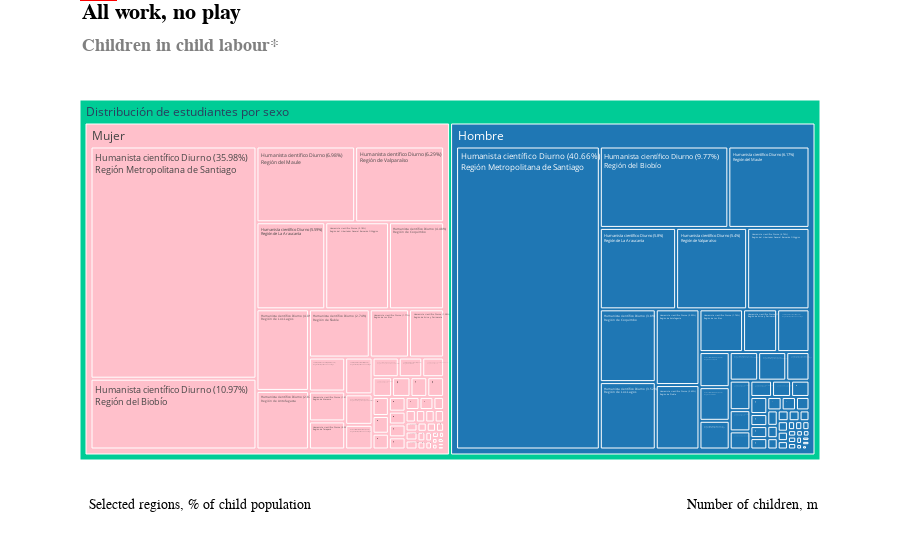

Notebook code cell kept with this figure:
### Code cell
import pandas as pd
import plotly.express as px
import plotly.graph_objects as go

# Cargar los datos
def cargar_datos(file: str) -> pd.DataFrame:
    return pd.read_csv(file)

# Ruta del archivo CSV
file_path = 'C:/Users/BS/Documents/PAES2025_Admissions_Analysis/data/processed/cleaned_admissions_data_2025.csv'
data = cargar_datos(file_path)

data['sexo'] = data['sexo'].map({1: 'Hombre', 2: 'Mujer'})

# Definir el mapa de las ramas educacionales
rama_educacional_mapping = {
    'H1': 'Humanista científico Diurno',
    'H2': 'Humanista científico Nocturno',
    'H3': 'Humanista científico - validación de estudios',
    'H4': 'Humanista científico - Reconocimiento de estudios',
    'T1': 'Técnico profesional comercial',
    'T2': 'Técnico profesional Industrial',
    'T3': 'Técnico profesional Servicios y técnica',
    'T4': 'Técnico profesional agrícola',
    'T5': 'Técnico profesional Marítima'
}
data['rama_educacional'] = data['rama_educacional'].map(rama_educacional_mapping)

# Definir el mapa de las regiones
region_mapping = {
    15: 'Región de Arica y Parinacota',
    1: 'Región de Tarapacá',
    2: 'Región de Antofagasta',
    3: 'Región de Atacama',
    4: 'Región de Coquimbo',
    5: 'Región de Valparaíso',
    13: 'Región Metropolitana de Santiago',
    6: 'Región del Libertador General Bernardo O\'Higgins',
    7: 'Región del Maule',
    16: 'Región de Ñuble',
    8: 'Región del Biobío',
    9: 'Región de La Araucanía',
    14: 'Región de Los Ríos',
    10: 'Región de Los Lagos',
    11: 'Región de Aysén del General Carlos Ibáñez del Campo',
    12: 'Región de Magallanes y de la Antártica Chilena'
}
data['codigo_region'] = data['codigo_region'].map(region_mapping)

# Calcular la distribución
def calcular_distribucion(data: pd.DataFrame) -> pd.DataFrame:
    distribution = data.groupby(['sexo', 'rama_educacional', 'codigo_region']).size().reset_index(name='count')
    total_by_sex = distribution.groupby('sexo')['count'].transform('sum')
    distribution['percentage'] = round((distribution['count'] / total_by_sex) * 100, 2)
    distribution['label_with_percentage'] = (distribution['rama_educacional'] + ' (' 
                                             + distribution['percentage'].astype(str) + '%)<br>' 
                                             + distribution['codigo_region'])
    distribution['general_label'] = 'Distribución de estudiantes por sexo'
    return distribution

distribution = calcular_distribucion(data)

# Crear el treemap
def crear_treemap(distribution: pd.DataFrame) -> None:
    color_map = {
        'Hombre': '#1f77b4',  # Azul para hombres
        'Mujer': 'pink'       # Rosa para mujeres
    }
    fig = px.treemap(distribution, 
                     path=['general_label', 'sexo', 'label_with_percentage'], 
                     values='percentage', 
                     color='sexo', 
                     color_discrete_map=color_map,
                     title='',  # El título se manejará en las anotaciones
                     labels={'percentage': 'Porcentaje'},
                     hover_data={'count': True})
    
    # Ajustar el margen para hacer espacio para el texto superior
    fig.update_layout(
        margin=dict(t=100, b=100),  # Margen superior e inferior
        annotations=[
            # Título principal
            dict(
                x=0, y=1.28,  # Subir el título más arriba
                text="<b>All work, no play</b>",  # Texto del título en negrita
                showarrow=False,
                font=dict(size=22, color="black", family="Econ Sans Cnd"),
                xref="paper", yref="paper",
                xanchor="left", yanchor="top"
            ),
            # Subtítulo
            dict(
                x=0, y=1.18,  # Bajar el subtítulo más abajo
                text="<b>Children in child labour*</b>",  # Texto del subtítulo en negrita
                showarrow=False,
                font=dict(size=18, color="gray", family="Econ Sans Cnd"),
                xref="paper", yref="paper",
                xanchor="left", yanchor="top"
            ),
            # Fuente y anotaciones inferiores
            dict(
                x=0.01, y=-0.15,
                text='Selected regions, % of child population',  # Anotación inferior izquierda
                showarrow=False,
                font=dict(size=14, color="black", family="Econ Sans Cnd"),
                xref="paper", yref="paper",
                xanchor="left", yanchor="bottom"
            ),
            dict(
                x=1, y=-0.15,
                text="Number of children, m",  # Anotación inferior derecha
                showarrow=False,
                font=dict(size=14, color="black", family="Econ Sans Cnd"),
                xref="paper", yref="paper",
                xanchor="right", yanchor="bottom"
            )
        ],
        shapes=[
            # Línea horizontal en la parte superior
            dict(
                type="line",
                x0=0, y0=1.3, x1=1, y1=1.3,  # Subir la línea más arriba
                line=dict(color="red", width=3),
                xref="paper", yref="paper"
            ),
            # Rectángulo en la parte superior izquierda
            dict(
                type="rect",
                x0=0, y0=1.275, x1=0.05, y1=1.3,  # Subir el rectángulo más arriba
                line=dict(color="red", width=0),
                fillcolor="red",
                xref="paper", yref="paper"
            )
        ]
    )
    
    fig.show()

# Crear el gráfico
crear_treemap(distribution)

### Figure 1 — Plotly figure (JSON) as saved in the notebook; plotly's stock layout.template omitted (floating-point values rounded to 4 significant figures; data arrays with more than 128 entries replaced by an {"elided": "..."} marker saying what was removed)
{"data": [{"branchvalues": "total", "customdata": {"elided": "114x2 mixed values"}, "domain": {"x": [0, 1], "y": [0, 1]}, "hovertemplate": "labels=%{label}<br>Porcentaje=%{value}<br>parent=%{parent}<br>id=%{id}<br>count=%{customdata[0]}<br>sexo=%{customdata[1]}<extra></extra>", "ids": ["Distribución de estudiantes por sexo/Mujer/Humanista científico Diurno (0.48%)<br>Región de Aysén del General Carlos Ibáñez del Campo", "Distribución de estudiantes por sexo/Mujer/Humanista científico Diurno (6.98%)<br>Región del Maule", "Distribución de estudiantes por sexo/Hombre/Humanista científico Diurno (9.77%)<br>Región del Biobío", "Distribución de estudiantes por sexo/Mujer/Humanista científico Nocturno (0.02%)<br>Región del Libertador General Bernardo O'Higgins", "Distribución de estudiantes por sexo/Mujer/Humanista científico Nocturno (0.03%)<br>Región de Coquimbo", "Distribución de estudiantes por sexo/Hombre/Humanista científico Nocturno (0.05%)<br>Región de Coquimbo", "Distribución de estudiantes por sexo/Mujer/Humanista científico Nocturno (0.06%)<br>Región de Los Lagos", "Distribución de estudiantes por sexo/Hombre/Humanista científico Nocturno (0.08%)<br>Región del Libertador General Bernardo O'Higgins", "Distribución de estudiantes por sexo/Hombre/Humanista científico Nocturno (0.1%)<br>Región de La Araucanía", "Distribución de estudiantes por sexo/Hombre/Humanista científico Nocturno (0.1%)<br>Región de Los Lagos", "Distribución de estudiantes por sexo/Mujer/Humanista científico Nocturno (0.1%)<br>Región del Biobío", "Distribución de estudiantes por sexo/Hombre/Humanista científico Nocturno (0.12%)<br>Región del Biobío", "Distribución de estudiantes por sexo/Mujer/Humanista científico Diurno (6.29%)<br>Región de Valparaíso", "Distribución de estudiantes por sexo/Mujer/Humanista científico Nocturno (0.63%)<br>Región Metropolitana de Santiago", "Distribución de estudiantes por sexo/Mujer/Técnico profesional Industrial (0.03%)<br>Región de La Araucanía", "Distribución de estudiantes por sexo/Mujer/Técnico profesional Industrial (0.04%)<br>Región de Los Lagos", "Distribución de estudiantes por sexo/Mujer/Técnico profesional Industrial (0.05%)<br>Región de Coquimbo", "Distribución de estudiantes por sexo/Mujer/Técnico profesional Industrial (0.1%)<br>Región de Valparaíso", "Distribución de estudiantes por sexo/Mujer/Técnico profesional Industrial (0.1%)<br>Región del Biobío", "Distribución de estudiantes por sexo/Mujer/Técnico profesional Industrial (0.11%)<br>Región de Antofagasta", "Distribución de estudiantes por sexo/Mujer/Técnico profesional Industrial (0.11%)<br>Región de Atacama", "Distribución de estudiantes por sexo/Mujer/Técnico profesional Industrial (0.17%)<br>Región del Maule", "Distribución de estudiantes por sexo/Hombre/Técnico profesional Industrial (0.18%)<br>Región de La Araucanía", "Distribución de estudiantes por sexo/Hombre/Técnico profesional Industrial (0.18%)<br>Región de Los Lagos", "Distribución de estudiantes por sexo/Hombre/Técnico profesional Industrial (0.19%)<br>Región de Atacama", "Distribución de estudiantes por sexo/Hombre/Humanista científico Nocturno (0.81%)<br>Región Metropolitana de Santiago", "Distribución de estudiantes por sexo/Hombre/Humanista científico Diurno (6.17%)<br>Región del Maule", "Distribución de estudiantes por sexo/Mujer/Humanista científico Nocturno (0.11%)<br>Región de La Araucanía", "Distribución de estudiantes por sexo/Mujer/Humanista científico Diurno (5.59%)<br>Región de La Araucanía", "Distribución de estudiantes por sexo/Hombre/Humanista científico Diurno (5.8%)<br>Región de La Araucanía", "Distribución de estudiantes por sexo/Hombre/Humanista científico Diurno (0.76%)<br>Región de Aysén del General Carlos Ibáñez del Campo", "Distribución de estudiantes por sexo/Mujer/Humanista científico Diurno (0.78%)<br>Región de Magallanes y de la Antártica Chilena", "Distribución de estudiantes por sexo/Hombre/Humanista científico Diurno (0.95%)<br>Región de Atacama", "Distribución de estudiantes por sexo/Mujer/Humanista científico Diurno (0.95%)<br>Región de Tarapacá", "Distribución de estudiantes por sexo/Hombre/Humanista científico Diurno (0.99%)<br>Región de Tarapacá", "Distribución de estudiantes por sexo/Mujer/Humanista científico Diurno (1.01%)<br>Región de Atacama", "Distribución de estudiantes por sexo/Hombre/Humanista científico Diurno (1.36%)<br>Región de Arica y Parinacota", "Distribución de estudiantes por sexo/Mujer/Humanista científico Diurno (1.58%)<br>Región de Arica y Parinacota", "Distribución de estudiantes por sexo/Hombre/Humanista científico Diurno (1.74%)<br>Región de Los Ríos", "Distribución de estudiantes por sexo/Mujer/Humanista científico Diurno (1.77%)<br>Región de Los Ríos", "Distribución de estudiantes por sexo/Mujer/Humanista científico Diurno (10.97%)<br>Región del Biobío", "Distribución de estudiantes por sexo/Hombre/Humanista científico Diurno (2.63%)<br>Región de Ñuble", "Distribución de estudiantes por sexo/Hombre/Humanista científico Diurno (0.75%)<br>Región de Magallanes y de la Antártica Chilena", "Distribución de estudiantes por sexo/Hombre/Humanista científico Diurno (4.74%)<br>Región del Libertador General Bernardo O'Higgins", "Distribución de estudiantes por sexo/Mujer/Humanista científico Diurno (2.87%)<br>Región de Antofagasta", "Distribución de estudiantes por sexo/Hombre/Humanista científico Diurno (3.09%)<br>Región de Antofagasta", "Distribución de estudiantes por sexo/Hombre/Humanista científico Diurno (3.52%)<br>Región de Los Lagos", "Distribución de estudiantes por sexo/Hombre/Humanista científico Diurno (3.8%)<br>Región de Coquimbo", "Distribución de estudiantes por sexo/Mujer/Humanista científico Diurno (35.98%)<br>Región Metropolitana de Santiago", "Distribución de estudiantes por sexo/Mujer/Humanista científico Diurno (4.0%)<br>Región de Los Lagos", "Distribución de estudiantes por sexo/Mujer/Humanista científico Diurno (4.48%)<br>Región de Coquimbo", "Distribución de estudiantes por sexo/Mujer/Humanista científico Diurno (2.74%)<br>Región de Ñuble", "Distribución de estudiantes por sexo/Hombre/Humanista científico Diurno (40.66%)<br>Región Metropolitana de Santiago", "Distribución de estudiantes por sexo/Mujer/Humanista científico Diurno (5.18%)<br>Región del Libertador General Bernardo O'Higgins", "Distribución de estudiantes por sexo/Hombre/Humanista científico Diurno (5.4%)<br>Región de Valparaíso", "Distribución de estudiantes por sexo/Hombre/Técnico profesional comercial (0.04%)<br>Región de Los Lagos", "Distribución de estudiantes por sexo/Mujer/Técnico profesional Servicios y técnica (0.4%)<br>Región del Maule", "Distribución de estudiantes por sexo/Hombre/Técnico profesional comercial (0.05%)<br>Región de Coquimbo", "Distribución de estudiantes por sexo/Hombre/Técnico profesional comercial (0.04%)<br>Región de Ñuble", "Distribución de estudiantes por sexo/Mujer/Técnico profesional comercial (0.03%)<br>Región de Los Ríos", "Distribución de estudiantes por sexo/Mujer/Técnico profesional Servicios y técnica (1.15%)<br>Región Metropolitana de Santiago", "Distribución de estudiantes por sexo/Hombre/Técnico profesional agrícola (0.09%)<br>Región de Los Lagos", "Distribución de estudiantes por sexo/Mujer/Técnico profesional agrícola (0.03%)<br>Región del Maule", "Distribución de estudiantes por sexo/Hombre/Técnico profesional agrícola (0.03%)<br>Región del Maule", "Distribución de estudiantes por sexo/Mujer/Técnico profesional agrícola (0.02%)<br>Región de Los Lagos", "Distribución de estudiantes por sexo/Hombre/Técnico profesional comercial (0.06%)<br>Región de Valparaíso", "Distribución de estudiantes por sexo/Hombre/Técnico profesional comercial (0.03%)<br>Región de Los Ríos", "Distribución de estudiantes por sexo/Mujer/Técnico profesional comercial (0.06%)<br>Región de Ñuble", "Distribución de estudiantes por sexo/Hombre/Técnico profesional comercial (0.17%)<br>Región del Libertador General Bernardo O'Higgins", "Distribución de estudiantes por sexo/Hombre/Técnico profesional comercial (0.11%)<br>Región de La Araucanía", "Distribución de estudiantes por sexo/Mujer/Técnico profesional comercial (0.13%)<br>Región de La Araucanía", "Distribución de estudiantes por sexo/Hombre/Técnico profesional comercial (0.15%)<br>Región de Antofagasta", "Distribución de estudiantes por sexo/Mujer/Técnico profesional comercial (0.17%)<br>Región de Los Lagos", "Distribución de estudiantes por sexo/Hombre/Técnico profesional comercial (0.18%)<br>Región del Maule", "Distribución de estudiantes por sexo/Mujer/Técnico profesional comercial (0.2%)<br>Región de Antofagasta", "Distribución de estudiantes por sexo/Mujer/Técnico profesional comercial (0.27%)<br>Región de Coquimbo", "Distribución de estudiantes por sexo/Hombre/Técnico profesional comercial (0.33%)<br>Región del Biobío", "Distribución de estudiantes por sexo/Mujer/Técnico profesional comercial (0.34%)<br>Región del Libertador General Bernardo O'Higgins", "Distribución de estudiantes por sexo/Mujer/Técnico profesional comercial (0.36%)<br>Región del Maule", "Distribución de estudiantes por sexo/Mujer/Técnico profesional comercial (0.43%)<br>Región del Biobío", "Distribución de estudiantes por sexo/Mujer/Técnico profesional comercial (0.07%)<br>Región de Valparaíso", "Distribución de estudiantes por sexo/Mujer/Técnico profesional Servicios y técnica (0.31%)<br>Región de La Araucanía", "Distribución de estudiantes por sexo/Hombre/Técnico profesional Industrial (0.19%)<br>Región de Coquimbo", "Distribución de estudiantes por sexo/Hombre/Técnico profesional Servicios y técnica (0.28%)<br>Región Metropolitana de Santiago", "Distribución de estudiantes por sexo/Hombre/Técnico profesional comercial (0.62%)<br>Región Metropolitana de Santiago", "Distribución de estudiantes por sexo/Mujer/Técnico profesional Industrial (0.23%)<br>Región del Libertador General Bernardo O'Higgins", "Distribución de estudiantes por sexo/Hombre/Técnico profesional Industrial (0.27%)<br>Región de Valparaíso", "Distribución de estudiantes por sexo/Hombre/Técnico profesional Industrial (0.29%)<br>Región de Antofagasta", "Distribución de estudiantes por sexo/Mujer/Técnico profesional Industrial (0.31%)<br>Región Metropolitana de Santiago", "Distribución de estudiantes por sexo/Hombre/Técnico profesional Industrial (0.35%)<br>Región del Libertador General Bernardo O'Higgins", "Distribución de estudiantes por sexo/Hombre/Técnico profesional Industrial (0.41%)<br>Región del Maule", "Distribución de estudiantes por sexo/Hombre/Técnico profesional Industrial (0.57%)<br>Región del Biobío", "Distribución de estudiantes por sexo/Hombre/Técnico profesional Industrial (1.29%)<br>Región Metropolitana de Santiago", "Distribución de estudiantes por sexo/Hombre/Técnico profesional Servicios y técnica (0.01%)<br>Región del Biobío", "Distribución de estudiantes por sexo/Hombre/Técnico profesional Servicios y técnica (0.02%)<br>Región de Antofagasta", "Distribución de estudiantes por sexo/Hombre/Técnico profesional Servicios y técnica (0.03%)<br>Región de Ñuble", "Distribución de estudiantes por sexo/Hombre/Técnico profesional Servicios y técnica (0.04%)<br>Región de Tarapacá", "Distribución de estudiantes por sexo/Hombre/Técnico profesional Servicios y técnica (0.05%)<br>Región de Los Lagos", "Distribución de estudiantes por sexo/Hombre/Técnico profesional Servicios y técnica (0.06%)<br>Región de Los Ríos", "Distribución de estudiantes por sexo/Hombre/Técnico profesional Servicios y técnica (0.06%)<br>Región del Libertador General Bernardo O'Higgins", "Distribución de estudiantes por sexo/Mujer/Técnico profesional Servicios y técnica (0.07%)<br>Región de Valparaíso", "Distribución de estudiantes por sexo/Mujer/Técnico profesional Servicios y técnica (0.08%)<br>Región de Antofagasta", "Distribución de estudiantes por sexo/Mujer/Técnico profesional Servicios y técnica (0.08%)<br>Región de Los Ríos", "Distribución de estudiantes por sexo/Hombre/Técnico profesional Servicios y técnica (0.11%)<br>Región de La Araucanía", "Distribución de estudiantes por sexo/Hombre/Técnico profesional Servicios y técnica (0.11%)<br>Región del Maule", "Distribución de estudiantes por sexo/Mujer/Técnico profesional Servicios y técnica (0.12%)<br>Región de Ñuble", "Distribución de estudiantes por sexo/Mujer/Técnico profesional Servicios y técnica (0.19%)<br>Región de Tarapacá", "Distribución de estudiantes por sexo/Mujer/Técnico profesional Servicios y técnica (0.2%)<br>Región de Los Lagos", "Distribución de estudiantes por sexo/Mujer/Técnico profesional Servicios y técnica (0.24%)<br>Región del Biobío", "Distribución de estudiantes por sexo/Mujer/Técnico profesional Servicios y técnica (0.29%)<br>Región del Libertador General Bernardo O'Higgins", "Distribución de estudiantes por sexo/Mujer/Técnico profesional comercial (0.94%)<br>Región Metropolitana de Santiago", "Distribución de estudiantes por sexo/Hombre", "Distribución de estudiantes por sexo/Mujer", "Distribución de estudiantes por sexo"], "labels": ["Humanista científico Diurno (0.48%)<br>Región de Aysén del General Carlos Ibáñez del Campo", "Humanista científico Diurno (6.98%)<br>Región del Maule", "Humanista científico Diurno (9.77%)<br>Región del Biobío", "Humanista científico Nocturno (0.02%)<br>Región del Libertador General Bernardo O'Higgins", "Humanista científico Nocturno (0.03%)<br>Región de Coquimbo", "Humanista científico Nocturno (0.05%)<br>Región de Coquimbo", "Humanista científico Nocturno (0.06%)<br>Región de Los Lagos", "Humanista científico Nocturno (0.08%)<br>Región del Libertador General Bernardo O'Higgins", "Humanista científico Nocturno (0.1%)<br>Región de La Araucanía", "Humanista científico Nocturno (0.1%)<br>Región de Los Lagos", "Humanista científico Nocturno (0.1%)<br>Región del Biobío", "Humanista científico Nocturno (0.12%)<br>Región del Biobío", "Humanista científico Diurno (6.29%)<br>Región de Valparaíso", "Humanista científico Nocturno (0.63%)<br>Región Metropolitana de Santiago", "Técnico profesional Industrial (0.03%)<br>Región de La Araucanía", "Técnico profesional Industrial (0.04%)<br>Región de Los Lagos", "Técnico profesional Industrial (0.05%)<br>Región de Coquimbo", "Técnico profesional Industrial (0.1%)<br>Región de Valparaíso", "Técnico profesional Industrial (0.1%)<br>Región del Biobío", "Técnico profesional Industrial (0.11%)<br>Región de Antofagasta", "Técnico profesional Industrial (0.11%)<br>Región de Atacama", "Técnico profesional Industrial (0.17%)<br>Región del Maule", "Técnico profesional Industrial (0.18%)<br>Región de La Araucanía", "Técnico profesional Industrial (0.18%)<br>Región de Los Lagos", "Técnico profesional Industrial (0.19%)<br>Región de Atacama", "Humanista científico Nocturno (0.81%)<br>Región Metropolitana de Santiago", "Humanista científico Diurno (6.17%)<br>Región del Maule", "Humanista científico Nocturno (0.11%)<br>Región de La Araucanía", "Humanista científico Diurno (5.59%)<br>Región de La Araucanía", "Humanista científico Diurno (5.8%)<br>Región de La Araucanía", "Humanista científico Diurno (0.76%)<br>Región de Aysén del General Carlos Ibáñez del Campo", "Humanista científico Diurno (0.78%)<br>Región de Magallanes y de la Antártica Chilena", "Humanista científico Diurno (0.95%)<br>Región de Atacama", "Humanista científico Diurno (0.95%)<br>Región de Tarapacá", "Humanista científico Diurno (0.99%)<br>Región de Tarapacá", "Humanista científico Diurno (1.01%)<br>Región de Atacama", "Humanista científico Diurno (1.36%)<br>Región de Arica y Parinacota", "Humanista científico Diurno (1.58%)<br>Región de Arica y Parinacota", "Humanista científico Diurno (1.74%)<br>Región de Los Ríos", "Humanista científico Diurno (1.77%)<br>Región de Los Ríos", "Humanista científico Diurno (10.97%)<br>Región del Biobío", "Humanista científico Diurno (2.63%)<br>Región de Ñuble", "Humanista científico Diurno (0.75%)<br>Región de Magallanes y de la Antártica Chilena", "Humanista científico Diurno (4.74%)<br>Región del Libertador General Bernardo O'Higgins", "Humanista científico Diurno (2.87%)<br>Región de Antofagasta", "Humanista científico Diurno (3.09%)<br>Región de Antofagasta", "Humanista científico Diurno (3.52%)<br>Región de Los Lagos", "Humanista científico Diurno (3.8%)<br>Región de Coquimbo", "Humanista científico Diurno (35.98%)<br>Región Metropolitana de Santiago", "Humanista científico Diurno (4.0%)<br>Región de Los Lagos", "Humanista científico Diurno (4.48%)<br>Región de Coquimbo", "Humanista científico Diurno (2.74%)<br>Región de Ñuble", "Humanista científico Diurno (40.66%)<br>Región Metropolitana de Santiago", "Humanista científico Diurno (5.18%)<br>Región del Libertador General Bernardo O'Higgins", "Humanista científico Diurno (5.4%)<br>Región de Valparaíso", "Técnico profesional comercial (0.04%)<br>Región de Los Lagos", "Técnico profesional Servicios y técnica (0.4%)<br>Región del Maule", "Técnico profesional comercial (0.05%)<br>Región de Coquimbo", "Técnico profesional comercial (0.04%)<br>Región de Ñuble", "Técnico profesional comercial (0.03%)<br>Región de Los Ríos", "Técnico profesional Servicios y técnica (1.15%)<br>Región Metropolitana de Santiago", "Técnico profesional agrícola (0.09%)<br>Región de Los Lagos", "Técnico profesional agrícola (0.03%)<br>Región del Maule", "Técnico profesional agrícola (0.03%)<br>Región del Maule", "Técnico profesional agrícola (0.02%)<br>Región de Los Lagos", "Técnico profesional comercial (0.06%)<br>Región de Valparaíso", "Técnico profesional comercial (0.03%)<br>Región de Los Ríos", "Técnico profesional comercial (0.06%)<br>Región de Ñuble", "Técnico profesional comercial (0.17%)<br>Región del Libertador General Bernardo O'Higgins", "Técnico profesional comercial (0.11%)<br>Región de La Araucanía", "Técnico profesional comercial (0.13%)<br>Región de La Araucanía", "Técnico profesional comercial (0.15%)<br>Región de Antofagasta", "Técnico profesional comercial (0.17%)<br>Región de Los Lagos", "Técnico profesional comercial (0.18%)<br>Región del Maule", "Técnico profesional comercial (0.2%)<br>Región de Antofagasta", "Técnico profesional comercial (0.27%)<br>Región de Coquimbo", "Técnico profesional comercial (0.33%)<br>Región del Biobío", "Técnico profesional comercial (0.34%)<br>Región del Libertador General Bernardo O'Higgins", "Técnico profesional comercial (0.36%)<br>Región del Maule", "Técnico profesional comercial (0.43%)<br>Región del Biobío", "Técnico profesional comercial (0.07%)<br>Región de Valparaíso", "Técnico profesional Servicios y técnica (0.31%)<br>Región de La Araucanía", "Técnico profesional Industrial (0.19%)<br>Región de Coquimbo", "Técnico profesional Servicios y técnica (0.28%)<br>Región Metropolitana de Santiago", "Técnico profesional comercial (0.62%)<br>Región Metropolitana de Santiago", "Técnico profesional Industrial (0.23%)<br>Región del Libertador General Bernardo O'Higgins", "Técnico profesional Industrial (0.27%)<br>Región de Valparaíso", "Técnico profesional Industrial (0.29%)<br>Región de Antofagasta", "Técnico profesional Industrial (0.31%)<br>Región Metropolitana de Santiago", "Técnico profesional Industrial (0.35%)<br>Región del Libertador General Bernardo O'Higgins", "Técnico profesional Industrial (0.41%)<br>Región del Maule", "Técnico profesional Industrial (0.57%)<br>Región del Biobío", "Técnico profesional Industrial (1.29%)<br>Región Metropolitana de Santiago", "Técnico profesional Servicios y técnica (0.01%)<br>Región del Biobío", "Técnico profesional Servicios y técnica (0.02%)<br>Región de Antofagasta", "Técnico profesional Servicios y técnica (0.03%)<br>Región de Ñuble", "Técnico profesional Servicios y técnica (0.04%)<br>Región de Tarapacá", "Técnico profesional Servicios y técnica (0.05%)<br>Región de Los Lagos", "Técnico profesional Servicios y técnica (0.06%)<br>Región de Los Ríos", "Técnico profesional Servicios y técnica (0.06%)<br>Región del Libertador General Bernardo O'Higgins", "Técnico profesional Servicios y técnica (0.07%)<br>Región de Valparaíso", "Técnico profesional Servicios y técnica (0.08%)<br>Región de Antofagasta", "Técnico profesional Servicios y técnica (0.08%)<br>Región de Los Ríos", "Técnico profesional Servicios y técnica (0.11%)<br>Región de La Araucanía", "Técnico profesional Servicios y técnica (0.11%)<br>Región del Maule", "Técnico profesional Servicios y técnica (0.12%)<br>Región de Ñuble", "Técnico profesional Servicios y técnica (0.19%)<br>Región de Tarapacá", "Técnico profesional Servicios y técnica (0.2%)<br>Región de Los Lagos", "Técnico profesional Servicios y técnica (0.24%)<br>Región del Biobío", "Técnico profesional Servicios y técnica (0.29%)<br>Región del Libertador General Bernardo O'Higgins", "Técnico profesional comercial (0.94%)<br>Región Metropolitana de Santiago", "Hombre", "Mujer", "Distribución de estudiantes por sexo"], "marker": {"colors": ["pink", "pink", "#1f77b4", "pink", "pink", "#1f77b4", "pink", "#1f77b4", "#1f77b4", "#1f77b4", "pink", "#1f77b4", "pink", "pink", "pink", "pink", "pink", "pink", "pink", "pink", "pink", "pink", "#1f77b4", "#1f77b4", "#1f77b4", "#1f77b4", "#1f77b4", "pink", "pink", "#1f77b4", "#1f77b4", "pink", "#1f77b4", "pink", "#1f77b4", "pink", "#1f77b4", "pink", "#1f77b4", "pink", "pink", "#1f77b4", "#1f77b4", "#1f77b4", "pink", "#1f77b4", "#1f77b4", "#1f77b4", "pink", "pink", "pink", "pink", "#1f77b4", "pink", "#1f77b4", "#1f77b4", "pink", "#1f77b4", "#1f77b4", "pink", "pink", "#1f77b4", "pink", "#1f77b4", "pink", "#1f77b4", "#1f77b4", "pink", "#1f77b4", "#1f77b4", "pink", "#1f77b4", "pink", "#1f77b4", "pink", "pink", "#1f77b4", "pink", "pink", "pink", "pink", "pink", "#1f77b4", "#1f77b4", "#1f77b4", "pink", "#1f77b4", "#1f77b4", "pink", "#1f77b4", "#1f77b4", "#1f77b4", "#1f77b4", "#1f77b4", "#1f77b4", "#1f77b4", "#1f77b4", "#1f77b4", "#1f77b4", "#1f77b4", "pink", "pink", "pink", "#1f77b4", "#1f77b4", "pink", "pink", "pink", "pink", "pink", "pink", "#1f77b4", "pink", "#00cc96"]}, "name": "", "parents": ["Distribución de estudiantes por sexo/Mujer", "Distribución de estudiantes por sexo/Mujer", "Distribución de estudiantes por sexo/Hombre", "Distribución de estudiantes por sexo/Mujer", "Distribución de estudiantes por sexo/Mujer", "Distribución de estudiantes por sexo/Hombre", "Distribución de estudiantes por sexo/Mujer", "Distribución de estudiantes por sexo/Hombre", "Distribución de estudiantes por sexo/Hombre", "Distribución de estudiantes por sexo/Hombre", "Distribución de estudiantes por sexo/Mujer", "Distribución de estudiantes por sexo/Hombre", "Distribución de estudiantes por sexo/Mujer", "Distribución de estudiantes por sexo/Mujer", "Distribución de estudiantes por sexo/Mujer", "Distribución de estudiantes por sexo/Mujer", "Distribución de estudiantes por sexo/Mujer", "Distribución de estudiantes por sexo/Mujer", "Distribución de estudiantes por sexo/Mujer", "Distribución de estudiantes por sexo/Mujer", "Distribución de estudiantes por sexo/Mujer", "Distribución de estudiantes por sexo/Mujer", "Distribución de estudiantes por sexo/Hombre", "Distribución de estudiantes por sexo/Hombre", "Distribución de estudiantes por sexo/Hombre", "Distribución de estudiantes por sexo/Hombre", "Distribución de estudiantes por sexo/Hombre", "Distribución de estudiantes por sexo/Mujer", "Distribución de estudiantes por sexo/Mujer", "Distribución de estudiantes por sexo/Hombre", "Distribución de estudiantes por sexo/Hombre", "Distribución de estudiantes por sexo/Mujer", "Distribución de estudiantes por sexo/Hombre", "Distribución de estudiantes por sexo/Mujer", "Distribución de estudiantes por sexo/Hombre", "Distribución de estudiantes por sexo/Mujer", "Distribución de estudiantes por sexo/Hombre", "Distribución de estudiantes por sexo/Mujer", "Distribución de estudiantes por sexo/Hombre", "Distribución de estudiantes por sexo/Mujer", "Distribución de estudiantes por sexo/Mujer", "Distribución de estudiantes por sexo/Hombre", "Distribución de estudiantes por sexo/Hombre", "Distribución de estudiantes por sexo/Hombre", "Distribución de estudiantes por sexo/Mujer", "Distribución de estudiantes por sexo/Hombre", "Distribución de estudiantes por sexo/Hombre", "Distribución de estudiantes por sexo/Hombre", "Distribución de estudiantes por sexo/Mujer", "Distribución de estudiantes por sexo/Mujer", "Distribución de estudiantes por sexo/Mujer", "Distribución de estudiantes por sexo/Mujer", "Distribución de estudiantes por sexo/Hombre", "Distribución de estudiantes por sexo/Mujer", "Distribución de estudiantes por sexo/Hombre", "Distribución de estudiantes por sexo/Hombre", "Distribución de estudiantes por sexo/Mujer", "Distribución de estudiantes por sexo/Hombre", "Distribución de estudiantes por sexo/Hombre", "Distribución de estudiantes por sexo/Mujer", "Distribución de estudiantes por sexo/Mujer", "Distribución de estudiantes por sexo/Hombre", "Distribución de estudiantes por sexo/Mujer", "Distribución de estudiantes por sexo/Hombre", "Distribución de estudiantes por sexo/Mujer", "Distribución de estudiantes por sexo/Hombre", "Distribución de estudiantes por sexo/Hombre", "Distribución de estudiantes por sexo/Mujer", "Distribución de estudiantes por sexo/Hombre", "Distribución de estudiantes por sexo/Hombre", "Distribución de estudiantes por sexo/Mujer", "Distribución de estudiantes por sexo/Hombre", "Distribución de estudiantes por sexo/Mujer", "Distribución de estudiantes por sexo/Hombre", "Distribución de estudiantes por sexo/Mujer", "Distribución de estudiantes por sexo/Mujer", "Distribución de estudiantes por sexo/Hombre", "Distribución de estudiantes por sexo/Mujer", "Distribución de estudiantes por sexo/Mujer", "Distribución de estudiantes por sexo/Mujer", "Distribución de estudiantes por sexo/Mujer", "Distribución de estudiantes por sexo/Mujer", "Distribución de estudiantes por sexo/Hombre", "Distribución de estudiantes por sexo/Hombre", "Distribución de estudiantes por sexo/Hombre", "Distribución de estudiantes por sexo/Mujer", "Distribución de estudiantes por sexo/Hombre", "Distribución de estudiantes por sexo/Hombre", "Distribución de estudiantes por sexo/Mujer", "Distribución de estudiantes por sexo/Hombre", "Distribución de estudiantes por sexo/Hombre", "Distribución de estudiantes por sexo/Hombre", "Distribución de estudiantes por sexo/Hombre", "Distribución de estudiantes por sexo/Hombre", "Distribución de estudiantes por sexo/Hombre", "Distribución de estudiantes por sexo/Hombre", "Distribución de estudiantes por sexo/Hombre", "Distribución de estudiantes por sexo/Hombre", "Distribución de estudiantes por sexo/Hombre", "Distribución de estudiantes por sexo/Hombre", "Distribución de estudiantes por sexo/Mujer", "Distribución de estudiantes por sexo/Mujer", "Distribución de estudiantes por sexo/Mujer", "Distribución de estudiantes por sexo/Hombre", "Distribución de estudiantes por sexo/Hombre", "Distribución de estudiantes por sexo/Mujer", "Distribución de estudiantes por sexo/Mujer", "Distribución de estudiantes por sexo/Mujer", "Distribución de estudiantes por sexo/Mujer", "Distribución de estudiantes por sexo/Mujer", "Distribución de estudiantes por sexo/Mujer", "Distribución de estudiantes por sexo", "Distribución de estudiantes por sexo", ""], "type": "treemap", "values": [0.48, 6.98, 9.77, 0.02, 0.03, 0.05, 0.06, 0.08, 0.1, 0.1, 0.1, 0.12, 6.29, 0.63, 0.03, 0.04, 0.05, 0.1, 0.1, 0.11, 0.11, 0.17, 0.18, 0.18, 0.19, 0.81, 6.17, 0.11, 5.59, 5.8, 0.76, 0.78, 0.95, 0.95, 0.99, 1.01, 1.36, 1.58, 1.74, 1.77, 10.97, 2.63, 0.75, 4.74, 2.87, 3.09, 3.52, 3.8, 35.98, 4, 4.48, 2.74, 40.66, 5.18, 5.4, 0.04, 0.4, 0.05, 0.04, 0.03, 1.15, 0.09, 0.03, 0.03, 0.02, 0.06, 0.03, 0.06, 0.17, 0.11, 0.13, 0.15, 0.17, 0.18, 0.2, 0.27, 0.33, 0.34, 0.36, 0.43, 0.07, 0.31, 0.19, 0.28, 0.62, 0.23, 0.27, 0.29, 0.31, 0.35, 0.41, 0.57, 1.29, 0.01, 0.02, 0.03, 0.04, 0.05, 0.06, 0.06, 0.07, 0.08, 0.08, 0.11, 0.11, 0.12, 0.19, 0.2, 0.24, 0.29, 0.94, 99.98, 100.0, 200.0]}], "layout": {"annotations": [{"font": {"color": "black", "family": "Econ Sans Cnd", "size": 22}, "showarrow": false, "text": "<b>All work, no play</b>", "x": 0, "xanchor": "left", "xref": "paper", "y": 1.28, "yanchor": "top", "yref": "paper"}, {"font": {"color": "gray", "family": "Econ Sans Cnd", "size": 18}, "showarrow": false, "text": "<b>Children in child labour*</b>", "x": 0, "xanchor": "left", "xref": "paper", "y": 1.18, "yanchor": "top", "yref": "paper"}, {"font": {"color": "black", "family": "Econ Sans Cnd", "size": 14}, "showarrow": false, "text": "Selected regions, % of child population", "x": 0.01, "xanchor": "left", "xref": "paper", "y": -0.15, "yanchor": "bottom", "yref": "paper"}, {"font": {"color": "black", "family": "Econ Sans Cnd", "size": 14}, "showarrow": false, "text": "Number of children, m", "x": 1, "xanchor": "right", "xref": "paper", "y": -0.15, "yanchor": "bottom", "yref": "paper"}], "legend": {"tracegroupgap": 0}, "margin": {"b": 100, "t": 100}, "shapes": [{"line": {"color": "red", "width": 3}, "type": "line", "x0": 0, "x1": 1, "xref": "paper", "y0": 1.3, "y1": 1.3, "yref": "paper"}, {"fillcolor": "red", "line": {"color": "red", "width": 0}, "type": "rect", "x0": 0, "x1": 0.05, "xref": "paper", "y0": 1.275, "y1": 1.3, "yref": "paper"}]}}
